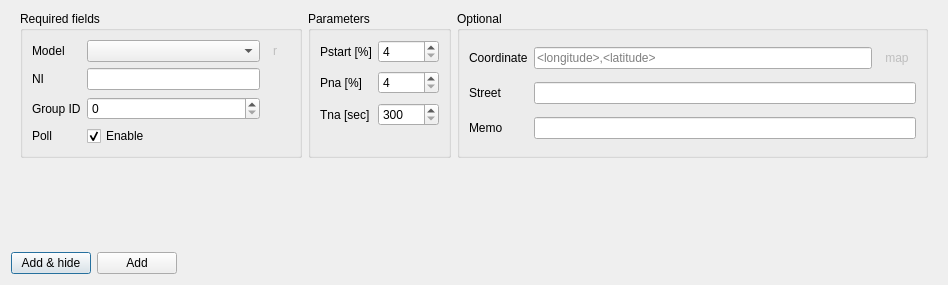
<?xml version="1.0" encoding="UTF-8"?>
<ui version="4.0">
 <class>AddEditLampDlg</class>
 <widget class="QDialog" name="AddEditLampDlg">
  <property name="geometry">
   <rect>
    <x>0</x>
    <y>0</y>
    <width>948</width>
    <height>285</height>
   </rect>
  </property>
  <property name="windowTitle">
   <string>Dialog</string>
  </property>
  <layout class="QVBoxLayout" name="verticalLayout_2">
   <item>
    <widget class="QStackedWidget" name="stackedWidget">
     <property name="currentIndex">
      <number>0</number>
     </property>
     <widget class="QWidget" name="page">
      <layout class="QVBoxLayout" name="verticalLayout_3">
       <property name="leftMargin">
        <number>0</number>
       </property>
       <property name="topMargin">
        <number>0</number>
       </property>
       <property name="rightMargin">
        <number>0</number>
       </property>
       <property name="bottomMargin">
        <number>0</number>
       </property>
       <item>
        <widget class="QScrollArea" name="scrollArea">
         <property name="frameShape">
          <enum>QFrame::NoFrame</enum>
         </property>
         <property name="frameShadow">
          <enum>QFrame::Plain</enum>
         </property>
         <property name="sizeAdjustPolicy">
          <enum>QAbstractScrollArea::AdjustToContents</enum>
         </property>
         <property name="widgetResizable">
          <bool>true</bool>
         </property>
         <widget class="QWidget" name="scrollAreaWidgetContents">
          <property name="geometry">
           <rect>
            <x>0</x>
            <y>0</y>
            <width>930</width>
            <height>235</height>
           </rect>
          </property>
          <layout class="QVBoxLayout" name="verticalLayout">
           <property name="topMargin">
            <number>0</number>
           </property>
           <item>
            <widget class="QWidget" name="widget" native="true">
             <property name="minimumSize">
              <size>
               <width>0</width>
               <height>0</height>
              </size>
             </property>
             <layout class="QGridLayout" name="gridLayout">
              <property name="leftMargin">
               <number>0</number>
              </property>
              <property name="topMargin">
               <number>0</number>
              </property>
              <property name="rightMargin">
               <number>0</number>
              </property>
              <property name="bottomMargin">
               <number>0</number>
              </property>
              <item row="0" column="0">
               <widget class="QGroupBox" name="groupBox_16">
                <property name="sizePolicy">
                 <sizepolicy hsizetype="Expanding" vsizetype="Preferred">
                  <horstretch>3</horstretch>
                  <verstretch>0</verstretch>
                 </sizepolicy>
                </property>
                <property name="title">
                 <string>Required fields</string>
                </property>
                <layout class="QGridLayout" name="gridLayout_46">
                 <item row="0" column="2">
                  <widget class="QToolButton" name="rbAddLampGetModels">
                   <property name="enabled">
                    <bool>false</bool>
                   </property>
                   <property name="text">
                    <string>r</string>
                   </property>
                   <property name="icon">
                    <iconset resource="res.qrc">
                     <normaloff>:/katynko/svg/view-refresh.svg</normaloff>:/katynko/svg/view-refresh.svg</iconset>
                   </property>
                   <property name="autoRaise">
                    <bool>true</bool>
                   </property>
                  </widget>
                 </item>
                 <item row="2" column="1">
                  <widget class="QSpinBox" name="cbAddLampPhysicalGroup">
                   <property name="maximum">
                    <number>127</number>
                   </property>
                  </widget>
                 </item>
                 <item row="1" column="1">
                  <widget class="QLineEdit" name="leAddLampNI">
                   <property name="maxLength">
                    <number>32</number>
                   </property>
                   <property name="clearButtonEnabled">
                    <bool>true</bool>
                   </property>
                  </widget>
                 </item>
                 <item row="0" column="0">
                  <widget class="QLabel" name="label_3">
                   <property name="text">
                    <string>Model</string>
                   </property>
                  </widget>
                 </item>
                 <item row="1" column="0">
                  <widget class="QLabel" name="label_142">
                   <property name="sizePolicy">
                    <sizepolicy hsizetype="Fixed" vsizetype="Fixed">
                     <horstretch>0</horstretch>
                     <verstretch>0</verstretch>
                    </sizepolicy>
                   </property>
                   <property name="text">
                    <string>NI</string>
                   </property>
                  </widget>
                 </item>
                 <item row="2" column="0">
                  <widget class="QLabel" name="label_140">
                   <property name="text">
                    <string>Group ID</string>
                   </property>
                  </widget>
                 </item>
                 <item row="0" column="1">
                  <widget class="QComboBox" name="cbxAddLampModel">
                   <property name="sizeAdjustPolicy">
                    <enum>QComboBox::AdjustToContents</enum>
                   </property>
                  </widget>
                 </item>
                 <item row="3" column="0">
                  <widget class="QLabel" name="label_147">
                   <property name="text">
                    <string>Poll</string>
                   </property>
                  </widget>
                 </item>
                 <item row="3" column="1" colspan="2">
                  <widget class="QCheckBox" name="cbAddLampOnOffPoll">
                   <property name="text">
                    <string>Enable</string>
                   </property>
                   <property name="checked">
                    <bool>true</bool>
                   </property>
                  </widget>
                 </item>
                 <item row="1" column="2">
                  <widget class="QToolButton" name="tbTable">
                   <property name="enabled">
                    <bool>false</bool>
                   </property>
                   <property name="text">
                    <string/>
                   </property>
                   <property name="icon">
                    <iconset resource="res.qrc">
                     <normaloff>:/katynko/svg/edit-find.svg</normaloff>:/katynko/svg/edit-find.svg</iconset>
                   </property>
                   <property name="autoRaise">
                    <bool>true</bool>
                   </property>
                  </widget>
                 </item>
                </layout>
               </widget>
              </item>
              <item row="0" column="1">
               <widget class="QGroupBox" name="groupBox">
                <property name="sizePolicy">
                 <sizepolicy hsizetype="Preferred" vsizetype="Preferred">
                  <horstretch>0</horstretch>
                  <verstretch>0</verstretch>
                 </sizepolicy>
                </property>
                <property name="title">
                 <string>Parameters</string>
                </property>
                <layout class="QGridLayout" name="gridLayout_3">
                 <item row="3" column="2">
                  <widget class="QSpinBox" name="sbAddLampTna">
                   <property name="correctionMode">
                    <enum>QAbstractSpinBox::CorrectToNearestValue</enum>
                   </property>
                   <property name="minimum">
                    <number>300</number>
                   </property>
                   <property name="maximum">
                    <number>65534</number>
                   </property>
                   <property name="value">
                    <number>300</number>
                   </property>
                  </widget>
                 </item>
                 <item row="0" column="2">
                  <widget class="QSpinBox" name="sbAddLampPstart">
                   <property name="correctionMode">
                    <enum>QAbstractSpinBox::CorrectToNearestValue</enum>
                   </property>
                   <property name="minimum">
                    <number>4</number>
                   </property>
                   <property name="maximum">
                    <number>100</number>
                   </property>
                   <property name="value">
                    <number>4</number>
                   </property>
                  </widget>
                 </item>
                 <item row="1" column="2" rowspan="2">
                  <widget class="QSpinBox" name="sbAddLampPna">
                   <property name="correctionMode">
                    <enum>QAbstractSpinBox::CorrectToNearestValue</enum>
                   </property>
                   <property name="minimum">
                    <number>4</number>
                   </property>
                   <property name="maximum">
                    <number>100</number>
                   </property>
                   <property name="value">
                    <number>4</number>
                   </property>
                  </widget>
                 </item>
                 <item row="0" column="1">
                  <widget class="QLabel" name="label">
                   <property name="text">
                    <string>Pstart [%]</string>
                   </property>
                  </widget>
                 </item>
                 <item row="3" column="1">
                  <widget class="QLabel" name="label_4">
                   <property name="text">
                    <string>Tna [sec]</string>
                   </property>
                  </widget>
                 </item>
                 <item row="1" column="1" rowspan="2">
                  <widget class="QLabel" name="label_2">
                   <property name="text">
                    <string>Pna [%]</string>
                   </property>
                  </widget>
                 </item>
                 <item row="4" column="1" colspan="2">
                  <spacer name="horizontalSpacer">
                   <property name="orientation">
                    <enum>Qt::Horizontal</enum>
                   </property>
                   <property name="sizeHint" stdset="0">
                    <size>
                     <width>40</width>
                     <height>20</height>
                    </size>
                   </property>
                  </spacer>
                 </item>
                </layout>
               </widget>
              </item>
              <item row="0" column="2">
               <widget class="QGroupBox" name="groupBox_28">
                <property name="sizePolicy">
                 <sizepolicy hsizetype="Expanding" vsizetype="Preferred">
                  <horstretch>5</horstretch>
                  <verstretch>0</verstretch>
                 </sizepolicy>
                </property>
                <property name="title">
                 <string>Optional</string>
                </property>
                <layout class="QGridLayout" name="gridLayout_47">
                 <item row="2" column="0">
                  <widget class="QLabel" name="label_145">
                   <property name="text">
                    <string>Memo</string>
                   </property>
                  </widget>
                 </item>
                 <item row="0" column="0">
                  <widget class="QLabel" name="label_144">
                   <property name="sizePolicy">
                    <sizepolicy hsizetype="Fixed" vsizetype="Fixed">
                     <horstretch>0</horstretch>
                     <verstretch>0</verstretch>
                    </sizepolicy>
                   </property>
                   <property name="text">
                    <string>Coordinate</string>
                   </property>
                  </widget>
                 </item>
                 <item row="0" column="1">
                  <widget class="QLineEdit" name="leAddLampCoordinates">
                   <property name="toolTip">
                    <string>50.43070,30.66268</string>
                   </property>
                   <property name="maxLength">
                    <number>255</number>
                   </property>
                   <property name="placeholderText">
                    <string>&lt;longitude&gt;,&lt;latitude&gt;</string>
                   </property>
                   <property name="clearButtonEnabled">
                    <bool>true</bool>
                   </property>
                  </widget>
                 </item>
                 <item row="0" column="2">
                  <widget class="QToolButton" name="tbGetPos">
                   <property name="enabled">
                    <bool>false</bool>
                   </property>
                   <property name="text">
                    <string>map</string>
                   </property>
                   <property name="icon">
                    <iconset resource="res.qrc">
                     <normaloff>:/katynko/svg/edit-select.svg</normaloff>:/katynko/svg/edit-select.svg</iconset>
                   </property>
                   <property name="checkable">
                    <bool>false</bool>
                   </property>
                   <property name="autoRaise">
                    <bool>true</bool>
                   </property>
                  </widget>
                 </item>
                 <item row="2" column="1" colspan="2">
                  <widget class="QLineEdit" name="leAddLampMemo">
                   <property name="maxLength">
                    <number>255</number>
                   </property>
                   <property name="clearButtonEnabled">
                    <bool>true</bool>
                   </property>
                  </widget>
                 </item>
                 <item row="1" column="0">
                  <widget class="QLabel" name="label_6">
                   <property name="text">
                    <string>Street</string>
                   </property>
                  </widget>
                 </item>
                 <item row="1" column="1" colspan="2">
                  <widget class="QLineEdit" name="leAddLampStreet">
                   <property name="clearButtonEnabled">
                    <bool>true</bool>
                   </property>
                  </widget>
                 </item>
                </layout>
               </widget>
              </item>
              <item row="1" column="0" colspan="3">
               <widget class="QLabel" name="lblShowWarn">
                <property name="sizePolicy">
                 <sizepolicy hsizetype="Expanding" vsizetype="Expanding">
                  <horstretch>0</horstretch>
                  <verstretch>4</verstretch>
                 </sizepolicy>
                </property>
                <property name="text">
                 <string/>
                </property>
                <property name="alignment">
                 <set>Qt::AlignLeading|Qt::AlignLeft|Qt::AlignTop</set>
                </property>
               </widget>
              </item>
             </layout>
            </widget>
           </item>
          </layout>
         </widget>
        </widget>
       </item>
       <item>
        <layout class="QHBoxLayout" name="horizontalLayout_62">
         <property name="leftMargin">
          <number>0</number>
         </property>
         <property name="bottomMargin">
          <number>0</number>
         </property>
         <item>
          <widget class="QPushButton" name="pushButton">
           <property name="text">
            <string>Add &amp;&amp; hide</string>
           </property>
           <property name="icon">
            <iconset resource="res.qrc">
             <normaloff>:/katynko/svg/dialog-ok-apply.svg</normaloff>:/katynko/svg/dialog-ok-apply.svg</iconset>
           </property>
           <property name="shortcut">
            <string>Ctrl+Space</string>
           </property>
          </widget>
         </item>
         <item>
          <widget class="QPushButton" name="pbAddLamp">
           <property name="text">
            <string>Add</string>
           </property>
           <property name="icon">
            <iconset resource="res.qrc">
             <normaloff>:/katynko/svg/draw-cross.svg</normaloff>:/katynko/svg/draw-cross.svg</iconset>
           </property>
           <property name="shortcut">
            <string>Ctrl+S</string>
           </property>
          </widget>
         </item>
         <item>
          <spacer name="horizontalSpacer_74">
           <property name="orientation">
            <enum>Qt::Horizontal</enum>
           </property>
           <property name="sizeType">
            <enum>QSizePolicy::Expanding</enum>
           </property>
           <property name="sizeHint" stdset="0">
            <size>
             <width>40</width>
             <height>20</height>
            </size>
           </property>
          </spacer>
         </item>
        </layout>
       </item>
      </layout>
     </widget>
    </widget>
   </item>
  </layout>
 </widget>
 <resources>
  <include location="res.qrc"/>
 </resources>
 <connections/>
</ui>
